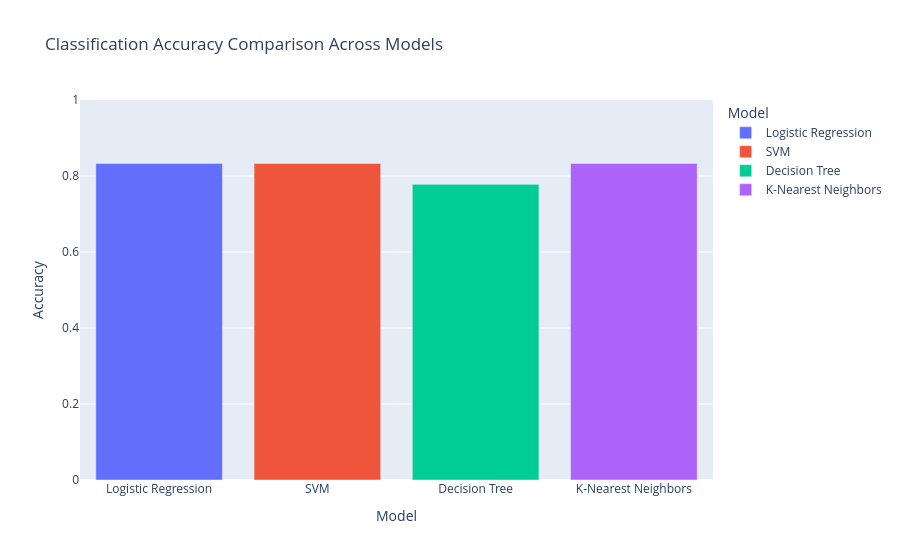

This figure's notebook cell:
### Code cell
import pandas as pd
import plotly.express as px

# Example accuracy dictionary from your model evaluation phase
# Replace these with your actual model test scores (e.g., score method outputs)
model_accuracy = {
    'Logistic Regression': 0.833,
    'SVM': 0.833,
    'Decision Tree': 0.778,
    'K-Nearest Neighbors': 0.833
}

# Convert dictionary to a DataFrame
df_acc = pd.DataFrame(list(model_accuracy.items()), columns=['Model', 'Accuracy'])

# Find the model with the highest classification accuracy
best_model = df_acc.loc[df_acc['Accuracy'].idxmax()]
print(f"The model with the highest classification accuracy is: {best_model['Model']} ({best_model['Accuracy']})")

# Visualize model accuracies in a bar chart
fig = px.bar(
    df_acc, 
    x='Model', 
    y='Accuracy', 
    color='Model',
    title='Classification Accuracy Comparison Across Models',
    range_y=[0, 1.0]
)
fig.show()

### Figure 1 — Plotly figure (JSON) as saved in the notebook; plotly's stock layout.template omitted (floating-point values rounded to 4 significant figures)
{"data": [{"hovertemplate": "Model=%{x}<br>Accuracy=%{y}<extra></extra>", "legendgroup": "Logistic Regression", "marker": {"color": "#636efa", "pattern": {"shape": ""}}, "name": "Logistic Regression", "orientation": "v", "showlegend": true, "textposition": "auto", "type": "bar", "x": ["Logistic Regression"], "xaxis": "x", "y": [0.833], "yaxis": "y"}, {"hovertemplate": "Model=%{x}<br>Accuracy=%{y}<extra></extra>", "legendgroup": "SVM", "marker": {"color": "#EF553B", "pattern": {"shape": ""}}, "name": "SVM", "orientation": "v", "showlegend": true, "textposition": "auto", "type": "bar", "x": ["SVM"], "xaxis": "x", "y": [0.833], "yaxis": "y"}, {"hovertemplate": "Model=%{x}<br>Accuracy=%{y}<extra></extra>", "legendgroup": "Decision Tree", "marker": {"color": "#00cc96", "pattern": {"shape": ""}}, "name": "Decision Tree", "orientation": "v", "showlegend": true, "textposition": "auto", "type": "bar", "x": ["Decision Tree"], "xaxis": "x", "y": [0.778], "yaxis": "y"}, {"hovertemplate": "Model=%{x}<br>Accuracy=%{y}<extra></extra>", "legendgroup": "K-Nearest Neighbors", "marker": {"color": "#ab63fa", "pattern": {"shape": ""}}, "name": "K-Nearest Neighbors", "orientation": "v", "showlegend": true, "textposition": "auto", "type": "bar", "x": ["K-Nearest Neighbors"], "xaxis": "x", "y": [0.833], "yaxis": "y"}], "layout": {"barmode": "relative", "legend": {"title": {"text": "Model"}, "tracegroupgap": 0}, "title": {"text": "Classification Accuracy Comparison Across Models"}, "xaxis": {"anchor": "y", "categoryarray": ["Logistic Regression", "SVM", "Decision Tree", "K-Nearest Neighbors"], "categoryorder": "array", "domain": [0, 1], "title": {"text": "Model"}}, "yaxis": {"anchor": "x", "domain": [0, 1], "range": [0, 1], "title": {"text": "Accuracy"}}}}
